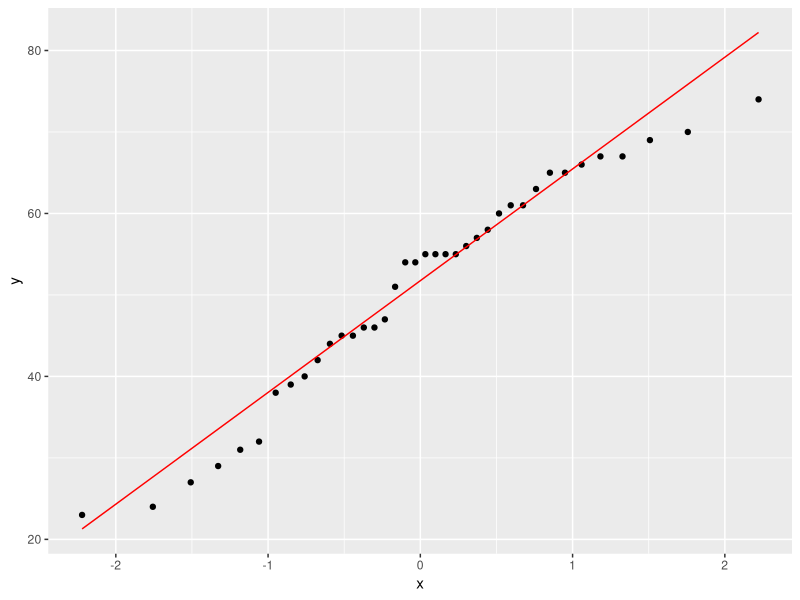

The R script that drew this image: (Note: this script raises an error after producing the figure.)
## ---- chunk 1
library(tidyverse); library(knitr); library(ggplot2); library(kableExtra); library(readxl); library(dplyr); library(flextable); library(pbkrtest); library(broom)
Resultatskjema <- read_excel("Data/Resultatskjema.xlsx", na = "NA")
view(Resultatskjema)

# Undersøker eventuelle forskjeller ved pre i alle variabler t-test og lm
pre.diff <- Resultatskjema %>%
  # velger relevante variabler
  select(id, group, time, sex, age, total_mass, height, weight, bmi, fat_mass, lean_mass, sys, dia, wc, handgrip, vo2max_ml_min_kg_6x5, vat_mass, vat_volume, `s-glukose`, `s-triglyserider`, `s-hdl`, `s-ldl`, pwv, `1rm_newton`, phys_act) %>% 
  # filtrerer verdier fra pretest
  filter(time == "pre") %>%
  print()

# alder
# sjekker først normalfordeling
ggplot(pre.diff, aes(sample = age)) + stat_qq() + stat_qq_line(col = "red")
lm.age <- lm(age ~ group, data = pre.diff)
summary(lm.age)
confint(lm.age)

t.test(age ~ group, data = pre.diff, paired = FALSE)
t.test(age ~ group, data = pre.diff, var.equal = TRUE)

lm.age.co <- lm(age ~ group + sex, data = pre.diff)
summary(lm.age.co)

# aktivitetsnivå
ggplot(pre.diff, aes(sample = phys_act)) + stat_qq() + stat_qq_line(col = "red")

lm.act <- lm(phys_act ~ group, data = pre.diff)
summary(lm.act)
confint(lm.act)

t.test(phys_act ~ group, data = pre.diff, paired = FALSE)

# høyde
ggplot(pre.diff, aes(sample = height)) + stat_qq() + stat_qq_line(col = "red")
lm.height <- lm(height ~ group, data = pre.diff)
summary(lm.height)
confint(lm.height)

lm.height.co <- lm(height ~ group + sex, data = pre.diff)
summary(lm.height.co)

t.test(height ~ group, data = pre.diff, paired = FALSE)

# vekt
t.test(weight ~ group, data = pre.diff, paired = FALSE)

ggplot(pre.diff, aes(sample = total_mass)) + stat_qq() + stat_qq_line(col = "red")
lm.mass <- lm(total_mass ~ group, data = pre.diff)
summary(lm.mass)
confint(lm.mass)

lm.mass.co <- lm(total_mass ~ group + sex, data = pre.diff)
summary(lm.mass.co)

t.test(total_mass ~ group, data = pre.diff, paired = FALSE)

# bmi
# bmi er signifikant forskjellig mellom gruppene
ggplot(pre.diff, aes(sample = bmi)) + stat_qq() + stat_qq_line(col = "red")
lm.bmi <- lm(bmi ~ group, data = pre.diff)
summary(lm.bmi)
confint(lm.bmi)
var.test(bmi ~ group, data = pre.diff)
t.test(bmi ~ group, var.equal = TRUE, data = pre.diff)
t.test(bmi ~ group, data = pre.diff)

lm.bmi.co <- lm(bmi ~ group + sex, data = pre.diff)
summary(lm.bmi.co)

t.test(bmi ~ group, data = pre.diff, paired = FALSE)

# fettmasse
# fettmasse er signifikant forskjellig mellom gruppene
ggplot(pre.diff, aes(sample = fat_mass)) + stat_qq() + stat_qq_line(col = "red")
lm.fat <- lm(fat_mass ~ group, data = pre.diff)
summary(lm.fat)
confint(lm.fat)

lm.fat.co <- lm(fat_mass ~ group + sex, data = pre.diff)
summary(lm.fat.co)

t.test(fat_mass ~ group, data = pre.diff, paired = FALSE)

# lean mass
ggplot(pre.diff, aes(sample = lean_mass)) + stat_qq() + stat_qq_line(col = "red")
lm.lean <- lm(lean_mass ~ group, data = pre.diff)
summary(lm.lean)
confint(lm.lean)

t.test(lean_mass ~ group, data = pre.diff, paired = FALSE)

lm.lean.co <- lm(lean_mass ~ group + sex, data = pre.diff)
summary(lm.lean.co)

# systolisk blodtrykk
ggplot(pre.diff, aes(sample = sys)) + stat_qq() + stat_qq_line(col = "red")
lm.sys <- lm(sys ~ group, data = pre.diff)
summary(lm.sys)
confint(lm.sys)

lm.sys.co <- lm(sys ~ group + sex, data = pre.diff)
summary(lm.sys.co)

t.test(sys ~ group, data = pre.diff, paired = FALSE)

# diastolisk blodtrykk
ggplot(pre.diff, aes(sample = dia)) + stat_qq() + stat_qq_line(col = "red")
lm.dia <- lm(dia ~ group, data = pre.diff)
summary(lm.dia)
confint(lm.dia)

lm.dia.co <- lm(dia ~ group + sex, data = pre.diff)
summary(lm.dia.co)

t.test(dia ~ group, data = pre.diff, paired = FALSE)

# midjeomkrets 
ggplot(pre.diff, aes(sample = wc)) + stat_qq() + stat_qq_line(col = "red")
lm.wc <- lm(wc ~ group, data = pre.diff)
summary(lm.wc)
confint(lm.wc)

# wc signifikant foskjellig
lm.wc.co <- lm(wc ~ group + sex, data = pre.diff)
summary(lm.wc.co)

t.test(wc ~ group, data = pre.diff, paired = FALSE)

# handgrip
ggplot(pre.diff, aes(sample = handgrip)) + stat_qq() + stat_qq_line(col = "red")
lm.hg <- lm(handgrip ~ group, data = pre.diff)
summary(lm.hg)

lm.hg.co <- lm(handgrip ~ group + sex, data = pre.diff)
summary(lm.hg.co)

t.test(handgrip ~ group, data = pre.diff, paired = FALSE)

# oksygenopptak
ggplot(pre.diff, aes(sample = vo2max_ml_min_kg)) + stat_qq() + stat_qq_line(col = "red")
lm.vo2 <- lm(vo2max_ml_min_kg ~ group, data = pre.diff)
summary(lm.vo2)

t.test(vo2max_ml_min_kg_6x5 ~ group, data = pre.diff, paired = FALSE)

lm.vo2.co <- lm(vo2max_ml_min_kg ~ group + sex, data = pre.diff)
summary(lm.vo2.co)

# visceralt fett
ggplot(pre.diff, aes(sample = vat_mass)) + stat_qq() + stat_qq_line(col = "red")
lm.vat <- lm(vat_mass ~ group, data = pre.diff)
summary(lm.vat)

t.test(vat_mass ~ group, data = pre.diff, paired = FALSE)

lm.vat.co <- lm(vat_mass ~ group + sex, data = pre.diff)
summary(lm.vat.co)

ggplot(pre.diff, aes(sample = vat_volume)) + stat_qq() + stat_qq_line(col = "red")
lm.vatv <- lm(vat_volume ~ group, data = pre.diff)
summary(lm.vatv)

# glukose
# fjerner fp som hadde 10 i glukose 
gluk <- pre.diff %>%
  filter(id != "tr031 10541") %>%
  print()

# sjekker forskjeller både med og uten fp med ekstremverdi  
ggplot(gluk, aes(sample = `s-glukose`)) + stat_qq() + stat_qq_line(col = "red")
lm.gluk <- lm(`s-glukose` ~ group, data = gluk)
summary(lm.gluk)

t.test(`s-glukose` ~ group, data = pre.diff, paired = FALSE)

ggplot(pre.diff, aes(sample = `s-glukose`)) + stat_qq() + stat_qq_line(col = "red")
lm.gluk.med <- lm(`s-glukose` ~ group, data = pre.diff)
summary(lm.gluk.med)

lm.gluk.med.co <- lm(`s-glukose` ~ group + sex, data = pre.diff)
summary(lm.gluk.med.co)

# trilgryserider
ggplot(pre.diff, aes(sample = `s-triglyserider`)) + stat_qq() + stat_qq_line(col = "red")
lm.trigl <- lm(`s-triglyserider` ~ group, data = pre.diff)
summary(lm.trigl)

lm.trigl.co <- lm(`s-triglyserider` ~ group + sex, data = pre.diff)
summary(lm.trigl.co)

t.test(`s-triglyserider` ~ group, data = pre.diff, paired = FALSE)

# fjerner 3xfp med ekstreme verdier i triglyserider
trigl <- pre.diff %>%
  filter(id != "tr031 11159") %>%
  filter(id != "tr031 14662") %>%
  filter(id != "tr031 11887") %>%
  print()

# sjekker forskjeller uten 3xfp
ggplot(trigl, aes(sample = `s-triglyserider`)) + stat_qq() + stat_qq_line(col = "red")
lm.trigl.uten <- lm(`s-triglyserider` ~ group, data = trigl)
summary(lm.trigl.uten)

# hdl
ggplot(pre.diff, aes(sample = `s-hdl`)) + stat_qq() + stat_qq_line(col = "red")
lm.hdl <- lm(`s-hdl` ~ group, data = pre.diff)
summary(lm.hdl)

t.test(`s-hdl` ~ group, data = pre.diff, paired = FALSE)

lm.hdl.co <- lm(`s-hdl` ~ group + sex, data = pre.diff)
summary(lm.hdl.co)

# fjerner fp med ekstreme verdier i hdl
hdl <- pre.diff %>%
  filter(id != "tr031 005") %>%
  print()

ggplot(hdl, aes(sample = `s-hdl`)) + stat_qq() + stat_qq_line(col = "red")
lm.hdl.uten <- lm(`s-hdl` ~ group, data = hdl)
summary(lm.hdl.uten)

# ldl
ggplot(pre.diff, aes(sample = `s-ldl`)) + stat_qq() + stat_qq_line(col = "red")
lm.ldl <- lm(`s-ldl` ~ group, data = pre.diff)
summary(lm.ldl)

ggplot(pre.diff, aes(sample = `s-ldl`)) + stat_qq() + stat_qq_line(col = "red")
lm.ldl.co <- lm(`s-ldl` ~ group + sex, data = pre.diff)
summary(lm.ldl.co)

# fjerner fp med ekstreme verdier i ldl
ldl <- pre.diff %>%
  filter(id != "tr031 001") %>%
  filter(id != "tr031 10541") %>%
  filter(id != "tr031 015") %>%
  print()

t.test(`s-ldl` ~ group, data = pre.diff, paired = FALSE)

ggplot(ldl, aes(sample = `s-ldl`)) + stat_qq() + stat_qq_line(col = "red")
lm.ldl.uten <- lm(`s-ldl` ~ group, data = ldl)
summary(lm.ldl.uten)

# pwv
ggplot(pre.diff, aes(sample = pwv)) + stat_qq() + stat_qq_line(col = "red")
lm.pwv <- lm(pwv ~ group, data = pre.diff)
summary(lm.pwv)

ggplot(pre.diff, aes(sample = pwv)) + stat_qq() + stat_qq_line(col = "red")
lm.pwv.co <- lm(pwv ~ group + sex, data = pre.diff)
summary(lm.pwv.co)

t.test(pwv ~ group, data = pre.diff, paired = FALSE)

# benstyrke
ggplot(pre.diff, aes(sample = strength_leg)) + stat_qq() + stat_qq_line(col = "red")
lm.strength_leg <- lm(strength_leg ~ group, data = pre.diff)
summary(lm.strength_leg)

lm.strength_leg.co <- lm(strength_leg ~ group + sex, data = pre.diff)
summary(lm.strength_leg.co)

t.test(`1rm_newton` ~ group, data = pre.diff, paired = FALSE)

# sjekker p.verdi mellom kvinner i pre-verdier for alle variabler
pre.diff.women <- Resultatskjema %>%
  # velger relevante variabler
  select(id, group, time, sex, age, height, weight, total_mass, bmi, fat_mass, lean_mass, sys, dia, wc, handgrip, vo2max_ml_min_kg_6x5, vat_mass, vat_volume, `s-glukose`, `s-triglyserider`, `s-hdl`, `s-ldl`, pwv, `1rm_newton`, phys_act) %>% 
  # filtrerer verdier fra pretest
  filter(time == "pre") %>%
  filter(sex == "1") %>%
  # grupperer etter gruppe 
  print()

ggplot(pre.diff.women, aes(sample = age)) + stat_qq() + stat_qq_line(col = "red")
lm.age.w <- lm(age ~ group, data = pre.diff.women)
summary(lm.age.w)

t.test(age ~ group, data = pre.diff.women, paired = FALSE)

t.test(phys_act ~ group, data = pre.diff.women, paired = FALSE)

ggplot(pre.diff.women, aes(sample = height)) + stat_qq() + stat_qq_line(col = "red")
lm.height.w <- lm(height ~ group, data = pre.diff.women)
summary(lm.height.w)

ggplot(pre.diff.women, aes(sample = total_mass)) + stat_qq() + stat_qq_line(col = "red")
lm.mass.w <- lm(total_mass ~ group, data = pre.diff.women)
summary(lm.mass.w)

ggplot(pre.diff.women, aes(sample = bmi)) + stat_qq() + stat_qq_line(col = "red")
lm.bmi.w <- lm(bmi ~ group, data = pre.diff.women)
summary(lm.bmi.w)

# t-test kvinner for alle variabler
t.test(height ~ group, data = pre.diff.women, paired = FALSE)
t.test(weight ~ group, data = pre.diff.women, paired = FALSE)
t.test(bmi ~ group, data = pre.diff.women, paired = FALSE)
t.test(fat_mass ~ group, data = pre.diff.women, paired = FALSE)
t.test(lean_mass ~ group, data = pre.diff.women, paired = FALSE)
t.test(sys ~ group, data = pre.diff.women, paired = FALSE)
t.test(dia ~ group, data = pre.diff.women, paired = FALSE)
t.test(wc ~ group, data = pre.diff.women, paired = FALSE)
t.test(handgrip ~ group, data = pre.diff.women, paired = FALSE)
t.test(vo2max_ml_min_kg_6x5 ~ group, data = pre.diff.women, paired = FALSE)
t.test(vat_mass ~ group, data = pre.diff.women, paired = FALSE)
t.test(`s-glukose` ~ group, data = pre.diff.women, paired = FALSE)
t.test(`s-triglyserider` ~ group, data = pre.diff.women, paired = FALSE)
t.test(`s-hdl` ~ group, data = pre.diff.women, paired = FALSE)
t.test(`s-ldl` ~ group, data = pre.diff.women, paired = FALSE)
t.test(pwv ~ group, data = pre.diff.women, paired = FALSE)
t.test(`1rm_newton` ~ group, data = pre.diff.women, paired = FALSE)

# sjekk av normalfordeling
ggplot(pre.diff.women, aes(sample = fat_mass)) + stat_qq() + stat_qq_line(col = "red")
lm.fat.w <- lm(fat_mass ~ group, data = pre.diff.women)
summary(lm.fat.w)

ggplot(pre.diff.women, aes(sample = lean_mass)) + stat_qq() + stat_qq_line(col = "red")
lm.lean.w <- lm(lean_mass ~ group, data = pre.diff.women)
summary(lm.lean.w)

ggplot(pre.diff.women, aes(sample = sys)) + stat_qq() + stat_qq_line(col = "red")
lm.sys.w <- lm(sys ~ group, data = pre.diff.women)
summary(lm.sys.w)

ggplot(pre.diff.women, aes(sample = dia)) + stat_qq() + stat_qq_line(col = "red")
lm.dia.w <- lm(dia ~ group, data = pre.diff.women)
summary(lm.dia.w)

ggplot(pre.diff.women, aes(sample = wc)) + stat_qq() + stat_qq_line(col = "red")
lm.wc.w <- lm(wc ~ group, data = pre.diff.women)
summary(lm.wc.w)

ggplot(pre.diff.women, aes(sample = handgrip)) + stat_qq() + stat_qq_line(col = "red")
lm.hg.w <- lm(handgrip ~ group, data = pre.diff.women)
summary(lm.hg.w)

ggplot(pre.diff.women, aes(sample = vo2max_ml_min_kg)) + stat_qq() + stat_qq_line(col = "red")
lm.vo2.w <- lm(vo2max_ml_min_kg ~ group, data = pre.diff.women)
summary(lm.vo2.w)

ggplot(pre.diff.women, aes(sample = vat_mass)) + stat_qq() + stat_qq_line(col = "red")
lm.vat.w <- lm(vat_mass ~ group, data = pre.diff.women)
summary(lm.vat.w)

ggplot(pre.diff.women, aes(sample = `s-glukose`)) + stat_qq() + stat_qq_line(col = "red")
lm.gluk.w <- lm(`s-glukose` ~ group, data = pre.diff.women)
summary(lm.gluk.w)

ggplot(pre.diff.women, aes(sample = `s-triglyserider`)) + stat_qq() + stat_qq_line(col = "red")
lm.trigl.w <- lm(`s-triglyserider` ~ group, data = pre.diff.women)
summary(lm.trigl.w)

ggplot(pre.diff.women, aes(sample = `s-hdl`)) + stat_qq() + stat_qq_line(col = "red")
lm.hdl.w <- lm(`s-hdl` ~ group, data = pre.diff.women)
summary(lm.hdl.w)

ggplot(pre.diff.women, aes(sample = `s-ldl`)) + stat_qq() + stat_qq_line(col = "red")
lm.ldl.w <- lm(`s-ldl` ~ group, data = pre.diff.women)
summary(lm.ldl.w)

ggplot(pre.diff.women, aes(sample = pwv)) + stat_qq() + stat_qq_line(col = "red")
lm.pwv.w <- lm(pwv ~ group, data = pre.diff.women)
summary(lm.pwv.w)

ggplot(pre.diff.women, aes(sample = strength_leg)) + stat_qq() + stat_qq_line(col = "red")
lm.strength_leg.w <- lm(strength_leg ~ group, data = pre.diff.women)
summary(lm.strength_leg.w)


# sjekker p.verdi mellom menn i pre-verdier
pre.diff.men <- Resultatskjema %>%
  # velger relevante variabler
  select(id, group, time, sex, age, height, weight, total_mass, bmi, fat_mass, lean_mass, sys, dia, wc, handgrip, vo2max_ml_min_kg_6x5, vat_mass, vat_volume, `s-glukose`, `s-triglyserider`, `s-hdl`, `s-ldl`, pwv, `1rm_newton`, phys_act) %>% 
  # filtrerer verdier fra pretest
  filter(time == "pre") %>%
  filter(sex == "2") %>%
  print()

# t-test av alle variabler hos menn
t.test(age ~ group, data = pre.diff.men, paired = FALSE)
t.test(height ~ group, data = pre.diff.men, paired = FALSE)
t.test(weight ~ group, data = pre.diff.men, paired = FALSE)
t.test(bmi ~ group, data = pre.diff.men, paired = FALSE)
t.test(fat_mass ~ group, data = pre.diff.men, paired = FALSE)
t.test(lean_mass ~ group, data = pre.diff.men, paired = FALSE)
t.test(sys ~ group, data = pre.diff.men, paired = FALSE)
t.test(dia ~ group, data = pre.diff.men, paired = FALSE)
t.test(wc ~ group, data = pre.diff.men, paired = FALSE)
t.test(handgrip ~ group, data = pre.diff.men, paired = FALSE)
t.test(vo2max_ml_min_kg_6x5 ~ group, data = pre.diff.men, paired = FALSE)
t.test(vat_mass ~ group, data = pre.diff.men, paired = FALSE)
t.test(`s-glukose` ~ group, data = pre.diff.men, paired = FALSE)
t.test(`s-triglyserider` ~ group, data = pre.diff.men, paired = FALSE)
t.test(`s-hdl` ~ group, data = pre.diff.men, paired = FALSE)
t.test(`s-ldl` ~ group, data = pre.diff.men, paired = FALSE)
t.test(pwv ~ group, data = pre.diff.men, paired = FALSE)
t.test(`1rm_newton` ~ group, data = pre.diff.men, paired = FALSE)
t.test(phys_act ~ group, data = pre.diff.men, paired = FALSE)

# sjekker normalfordeling
ggplot(pre.diff.men, aes(sample = age)) + stat_qq() + stat_qq_line(col = "red")
lm.age.m <- lm(age ~ group, data = pre.diff.men)
summary(lm.age.m)

ggplot(pre.diff.men, aes(sample = height)) + stat_qq() + stat_qq_line(col = "red")
lm.height.m <- lm(height ~ group, data = pre.diff.men)
summary(lm.height.m)

# filtrerer ut ekstremverdi
pre.diff.men.eks <- pre.diff.men %>%
  filter(id != "tr031 004")

ggplot(pre.diff.men, aes(sample = total_mass)) + stat_qq() + stat_qq_line(col = "red")
lm.mass.m <- lm(total_mass ~ group, data = pre.diff.men)
summary(lm.mass.m)

ggplot(pre.diff.men.eks, aes(sample = total_mass)) + stat_qq() + stat_qq_line(col = "red")
lm.mass.m2 <- lm(total_mass ~ group, data = pre.diff.men.eks)
summary(lm.mass.m2)

ggplot(pre.diff.men, aes(sample = bmi)) + stat_qq() + stat_qq_line(col = "red")
lm.bmi.m <- lm(bmi ~ group, data = pre.diff.men)
summary(lm.bmi.m)

ggplot(pre.diff.men.eks, aes(sample = bmi)) + stat_qq() + stat_qq_line(col = "red")
lm.bmi.m2 <- lm(bmi ~ group, data = pre.diff.men.eks)
summary(lm.bmi.m2)

ggplot(pre.diff.men, aes(sample = fat_mass)) + stat_qq() + stat_qq_line(col = "red")
lm.fat.m <- lm(fat_mass ~ group, data = pre.diff.men)
summary(lm.fat.m)

ggplot(pre.diff.men.eks, aes(sample = fat_mass)) + stat_qq() + stat_qq_line(col = "red")
lm.fat.m2 <- lm(fat_mass ~ group, data = pre.diff.men.eks)
summary(lm.fat.m2)

ggplot(pre.diff.men, aes(sample = lean_mass)) + stat_qq() + stat_qq_line(col = "red")
lm.lean.m <- lm(lean_mass ~ group, data = pre.diff.men)
summary(lm.lean.m)

ggplot(pre.diff.men, aes(sample = sys)) + stat_qq() + stat_qq_line(col = "red")
lm.sys.m <- lm(sys ~ group, data = pre.diff.men)
summary(lm.sys.m)

ggplot(pre.diff.men, aes(sample = dia)) + stat_qq() + stat_qq_line(col = "red")
lm.dia.m <- lm(dia ~ group, data = pre.diff.men)
summary(lm.dia.m)

ggplot(pre.diff.men, aes(sample = wc)) + stat_qq() + stat_qq_line(col = "red")
lm.wc.m <- lm(wc ~ group, data = pre.diff.men)
summary(lm.wc.m)

# sjekker uten ekstremverdi

ggplot(pre.diff.men.eks, aes(sample = wc)) + stat_qq() + stat_qq_line(col = "red")
lm.wc.m2 <- lm(wc ~ group, data = pre.diff.men.eks)
summary(lm.wc.m2)

ggplot(pre.diff.men, aes(sample = handgrip)) + stat_qq() + stat_qq_line(col = "red")
lm.hg.m <- lm(handgrip ~ group, data = pre.diff.men)
summary(lm.hg.m)

ggplot(pre.diff.men, aes(sample = vo2max_ml_min_kg)) + stat_qq() + stat_qq_line(col = "red")
lm.vo2.m <- lm(vo2max_ml_min_kg ~ group, data = pre.diff.men)
summary(lm.vo2.m)

ggplot(pre.diff.men, aes(sample = vat_mass)) + stat_qq() + stat_qq_line(col = "red")
lm.vat.m <- lm(vat_mass ~ group, data = pre.diff.men)
summary(lm.vat.m)

ggplot(pre.diff.men, aes(sample = `s-glukose`)) + stat_qq() + stat_qq_line(col = "red")
lm.gluk.m <- lm(`s-glukose` ~ group, data = pre.diff.men)
summary(lm.gluk.m)

# sjekker uten ekstremverdi
pre.diff.men.eks2 <- pre.diff.men %>%
  filter(id != "tr031 009")

ggplot(pre.diff.men.eks2, aes(sample = `s-glukose`)) + stat_qq() + stat_qq_line(col = "red")
lm.gluk.m2 <- lm(`s-glukose` ~ group, data = pre.diff.men.eks2)
summary(lm.gluk.m2)

ggplot(pre.diff.men, aes(sample = `s-triglyserider`)) + stat_qq() + stat_qq_line(col = "red")
lm.trigl.m <- lm(`s-triglyserider` ~ group, data = pre.diff.men)
summary(lm.trigl.m)

ggplot(pre.diff.men, aes(sample = `s-hdl`)) + stat_qq() + stat_qq_line(col = "red")
lm.hdl.m <- lm(`s-hdl` ~ group, data = pre.diff.men)
summary(lm.hdl.m)

ggplot(pre.diff.men, aes(sample = `s-ldl`)) + stat_qq() + stat_qq_line(col = "red")
lm.ldl.m <- lm(`s-ldl` ~ group, data = pre.diff.men)
summary(lm.ldl.m)

ggplot(pre.diff.men, aes(sample = pwv)) + stat_qq() + stat_qq_line(col = "red")
lm.pwv.m <- lm(pwv ~ group, data = pre.diff.men)
summary(lm.pwv.m)

ggplot(pre.diff.men, aes(sample = strength_leg)) + stat_qq() + stat_qq_line(col = "red")
lm.strength_leg.m <- lm(strength_leg ~ group, data = pre.diff.men)
summary(lm.strength_leg.m)
